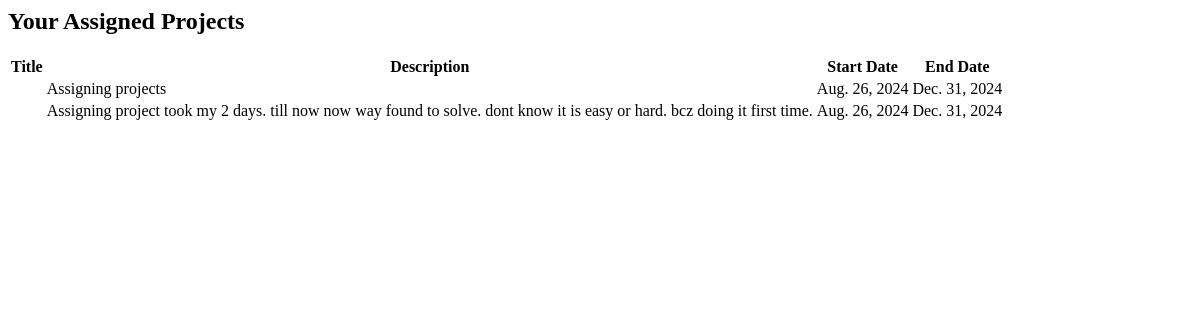
The page /assigned-projects/ (signed in) on the database as committed earlier.
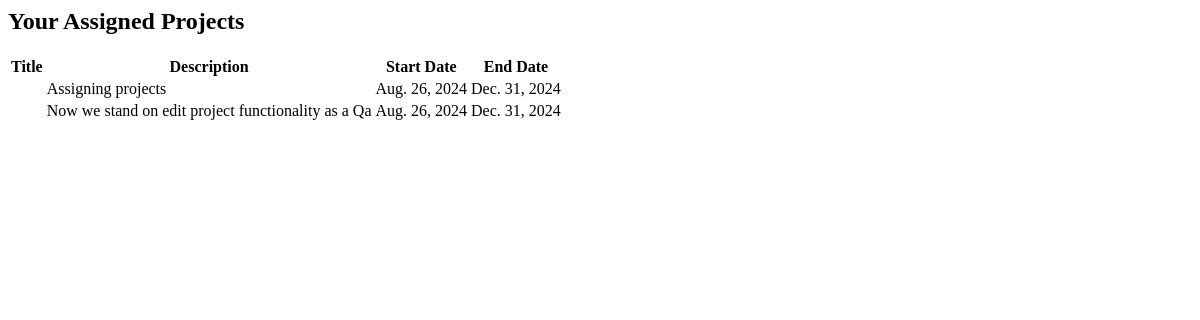
The same page on the database as committed later.
### bugtrackingsystem/models.py (models this page shows, shortened)
class Project(models.Model):
    name = models.CharField(max_length=100)
    description = models.TextField()
    start_date = models.DateField(default=timezone.now)
    end_date = models.DateField(default=datetime.date(2024, 12, 31))
    manager = models.ForeignKey(UserProfile, on_delete=models.SET_NULL, null=True, related_name='managed_projects')
    assigned_to = models.ManyToManyField(UserProfile, blank=True, related_name='assigned_projects')
    developers = models.ManyToManyField(User, related_name='projects_as_developer', blank=True)  # Ensure this field is correctly defined
    qa_members = models.ManyToManyField(User, related_name='projects_as_qa', blank=True)
    assigned_developers = models.ManyToManyField(UserProfile, related_name='projects', limit_choices_to={'role': 'Developer'})
    assigned_qas = models.ManyToManyField(UserProfile, related_name='qa_projects', limit_choices_to={'role': 'QA'})

### bugtrackingsystem/views.py (the view)
# urls.py: path('assigned-projects/', views.assigned_projects, name='assigned_projects'),
@login_required
def assigned_projects(request):
    user_profile = get_object_or_404(UserProfile, user=request.user)
    projects = Project.objects.filter(assigned_to=user_profile)
    return render(request, 'assigned_projects.html', {'projects': projects})

### bugtrackingsystem/templates/assigned_projects.html
<h2>Your Assigned Projects</h2>
<table>
    <tr>
        <th>Title</th>
        <th>Description</th>
        <th>Start Date</th>
        <th>End Date</th>
    </tr>
    {% for project in projects %}
    <tr>
        <td>{{ project.title }}</td>
        <td>{{ project.description }}</td>
        <td>{{ project.start_date }}</td>
        <td>{{ project.end_date }}</td>
    </tr>
    {% endfor %}
</table>

Rows that differ between the two databases and show on the page:
changed Project: description "Assigning project took my 2 days. till now now way found to solve. dont know it is easy or hard. bcz doing it first time." → "Now we stand on edit project functionality as a Qa"
